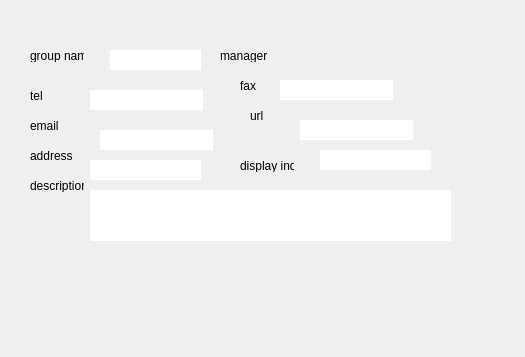
<?xml version="1.0" encoding="UTF-8"?>
<ui version="4.0">
 <class>EbDialogGroupInfo</class>
 <widget class="QDialog" name="EbDialogGroupInfo">
  <property name="geometry">
   <rect>
    <x>0</x>
    <y>0</y>
    <width>525</width>
    <height>357</height>
   </rect>
  </property>
  <property name="windowTitle">
   <string>Dialog</string>
  </property>
  <widget class="QLabel" name="labelGroupName">
   <property name="geometry">
    <rect>
     <x>30</x>
     <y>50</y>
     <width>54</width>
     <height>12</height>
    </rect>
   </property>
   <property name="text">
    <string>group name</string>
   </property>
  </widget>
  <widget class="QLineEdit" name="lineEditGroupName">
   <property name="geometry">
    <rect>
     <x>110</x>
     <y>50</y>
     <width>91</width>
     <height>20</height>
    </rect>
   </property>
   <property name="maxLength">
    <number>64</number>
   </property>
   <property name="frame">
    <bool>false</bool>
   </property>
  </widget>
  <widget class="QLabel" name="labelManager">
   <property name="geometry">
    <rect>
     <x>220</x>
     <y>50</y>
     <width>54</width>
     <height>12</height>
    </rect>
   </property>
   <property name="text">
    <string>manager</string>
   </property>
  </widget>
  <widget class="QLabel" name="labelTel">
   <property name="geometry">
    <rect>
     <x>30</x>
     <y>90</y>
     <width>54</width>
     <height>12</height>
    </rect>
   </property>
   <property name="text">
    <string>tel</string>
   </property>
  </widget>
  <widget class="QLabel" name="labelEmail">
   <property name="geometry">
    <rect>
     <x>30</x>
     <y>120</y>
     <width>54</width>
     <height>12</height>
    </rect>
   </property>
   <property name="text">
    <string>email</string>
   </property>
  </widget>
  <widget class="QLabel" name="labelAddress">
   <property name="geometry">
    <rect>
     <x>30</x>
     <y>150</y>
     <width>54</width>
     <height>12</height>
    </rect>
   </property>
   <property name="text">
    <string>address</string>
   </property>
  </widget>
  <widget class="QLabel" name="labelDescription">
   <property name="geometry">
    <rect>
     <x>30</x>
     <y>180</y>
     <width>54</width>
     <height>12</height>
    </rect>
   </property>
   <property name="text">
    <string>description</string>
   </property>
  </widget>
  <widget class="QLabel" name="labelFax">
   <property name="geometry">
    <rect>
     <x>240</x>
     <y>80</y>
     <width>54</width>
     <height>12</height>
    </rect>
   </property>
   <property name="text">
    <string>fax</string>
   </property>
  </widget>
  <widget class="QLabel" name="labelUrl">
   <property name="geometry">
    <rect>
     <x>250</x>
     <y>110</y>
     <width>54</width>
     <height>12</height>
    </rect>
   </property>
   <property name="text">
    <string>url</string>
   </property>
  </widget>
  <widget class="QLineEdit" name="lineEditTel">
   <property name="geometry">
    <rect>
     <x>90</x>
     <y>90</y>
     <width>113</width>
     <height>20</height>
    </rect>
   </property>
   <property name="maxLength">
    <number>64</number>
   </property>
   <property name="frame">
    <bool>false</bool>
   </property>
  </widget>
  <widget class="QLineEdit" name="lineEditFax">
   <property name="geometry">
    <rect>
     <x>280</x>
     <y>80</y>
     <width>113</width>
     <height>20</height>
    </rect>
   </property>
   <property name="maxLength">
    <number>64</number>
   </property>
   <property name="frame">
    <bool>false</bool>
   </property>
  </widget>
  <widget class="QLineEdit" name="lineEditEmail">
   <property name="geometry">
    <rect>
     <x>100</x>
     <y>130</y>
     <width>113</width>
     <height>20</height>
    </rect>
   </property>
   <property name="maxLength">
    <number>128</number>
   </property>
   <property name="frame">
    <bool>false</bool>
   </property>
  </widget>
  <widget class="QLineEdit" name="lineEditUrl">
   <property name="geometry">
    <rect>
     <x>300</x>
     <y>120</y>
     <width>113</width>
     <height>20</height>
    </rect>
   </property>
   <property name="maxLength">
    <number>128</number>
   </property>
   <property name="frame">
    <bool>false</bool>
   </property>
  </widget>
  <widget class="QLineEdit" name="lineEditAddress">
   <property name="geometry">
    <rect>
     <x>90</x>
     <y>160</y>
     <width>111</width>
     <height>20</height>
    </rect>
   </property>
   <property name="maxLength">
    <number>260</number>
   </property>
   <property name="frame">
    <bool>false</bool>
   </property>
  </widget>
  <widget class="QLabel" name="labelDisplayIndex">
   <property name="geometry">
    <rect>
     <x>240</x>
     <y>160</y>
     <width>54</width>
     <height>12</height>
    </rect>
   </property>
   <property name="text">
    <string>display index</string>
   </property>
  </widget>
  <widget class="QLineEdit" name="lineEditDisplayIndex">
   <property name="geometry">
    <rect>
     <x>320</x>
     <y>150</y>
     <width>111</width>
     <height>20</height>
    </rect>
   </property>
   <property name="maxLength">
    <number>64</number>
   </property>
   <property name="frame">
    <bool>false</bool>
   </property>
  </widget>
  <widget class="QPlainTextEdit" name="plainTextEditDescription">
   <property name="geometry">
    <rect>
     <x>90</x>
     <y>190</y>
     <width>361</width>
     <height>51</height>
    </rect>
   </property>
   <property name="frameShape">
    <enum>QFrame::NoFrame</enum>
   </property>
  </widget>
 </widget>
 <resources/>
 <connections/>
</ui>
